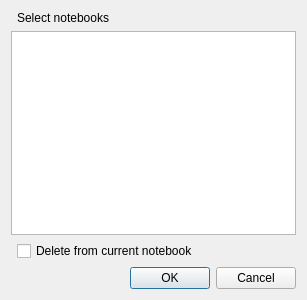
<ui version="4.0" >
 <class>CopyDialog</class>
 <widget class="QDialog" name="CopyDialog" >
  <property name="windowModality" >
   <enum>Qt::ApplicationModal</enum>
  </property>
  <property name="geometry" >
   <rect>
    <x>0</x>
    <y>0</y>
    <width>307</width>
    <height>300</height>
   </rect>
  </property>
  <property name="windowTitle" >
   <string>Copy entry to another notebooks</string>
  </property>
  <layout class="QGridLayout" name="gridLayout" >
   <item row="0" column="1" >
    <widget class="QLabel" name="label" >
     <property name="text" >
      <string>Select notebooks</string>
     </property>
    </widget>
   </item>
   <item row="2" column="0" colspan="2" >
    <widget class="QListWidget" name="notebooks" >
     <property name="selectionMode" >
      <enum>QAbstractItemView::ExtendedSelection</enum>
     </property>
    </widget>
   </item>
   <item row="4" column="1" >
    <widget class="QDialogButtonBox" name="buttonBox" >
     <property name="orientation" >
      <enum>Qt::Horizontal</enum>
     </property>
     <property name="standardButtons" >
      <set>QDialogButtonBox::Cancel|QDialogButtonBox::Ok</set>
     </property>
    </widget>
   </item>
   <item row="3" column="1" >
    <widget class="QCheckBox" name="deleteBox" >
     <property name="text" >
      <string>Delete from current notebook</string>
     </property>
    </widget>
   </item>
  </layout>
 </widget>
 <resources>
  <include location="notefinder.qrc" />
 </resources>
 <connections>
  <connection>
   <sender>buttonBox</sender>
   <signal>accepted()</signal>
   <receiver>CopyDialog</receiver>
   <slot>accept()</slot>
   <hints>
    <hint type="sourcelabel" >
     <x>248</x>
     <y>254</y>
    </hint>
    <hint type="destinationlabel" >
     <x>157</x>
     <y>274</y>
    </hint>
   </hints>
  </connection>
  <connection>
   <sender>buttonBox</sender>
   <signal>rejected()</signal>
   <receiver>CopyDialog</receiver>
   <slot>reject()</slot>
   <hints>
    <hint type="sourcelabel" >
     <x>316</x>
     <y>260</y>
    </hint>
    <hint type="destinationlabel" >
     <x>286</x>
     <y>274</y>
    </hint>
   </hints>
  </connection>
 </connections>
</ui>
